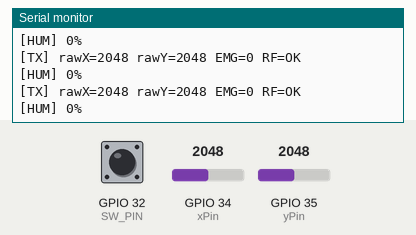
The sketch below on a simulated ESP32. Parts: the last lines printed to the serial monitor. Inputs (shaded band) come from the test bench; at power-on: GPIO 34 (xPin) = 2048, GPIO 35 (yPin) = 2048, GPIO 32 (SW_PIN) HIGH. No radio packets arrive unless stated.

Above: at 2.2 s.
2.3 s: GPIO 34 (xPin) set to 2866
At 2.33 s:
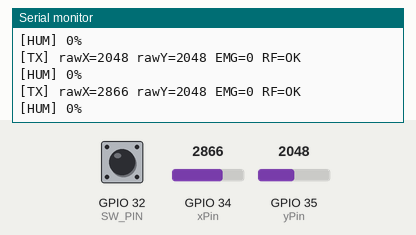
3.8 s: GPIO 35 (yPin) set to 2866
At 3.84 s:
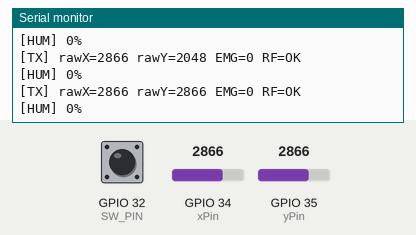
5.3 s: GPIO 32 (SW_PIN) pulled LOW for 0.15 s
6.9 s: GPIO 34 (xPin) set to 3603
At 6.92 s:
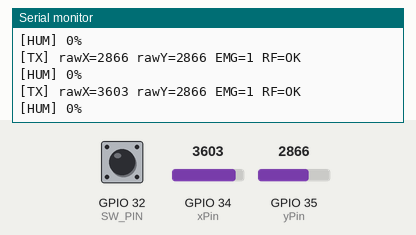
8.4 s: GPIO 32 (SW_PIN) pulled LOW for 1 s
10.9 s: GPIO 35 (yPin) set to 3603
At 10.93 s:
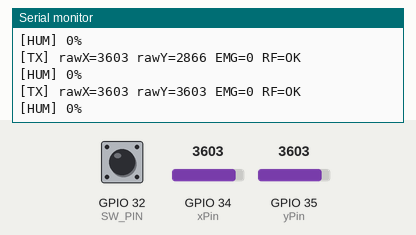
Timing chart, 0 to 13.4 s (numbered marks = the images above; inputs shaded):
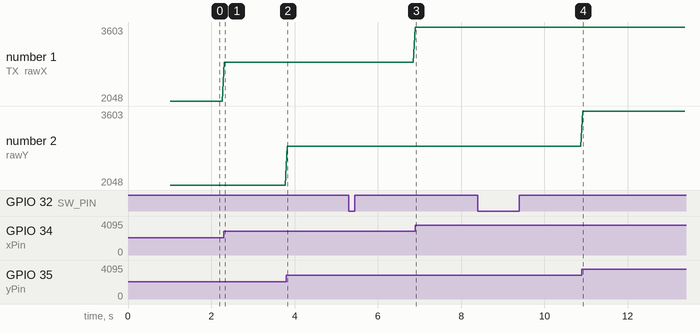

Measured:
- after the input at 2.3 s, the serial monitor: prints a new line at once (image 1)
- after the input at 3.8 s, the serial monitor: prints a new line at once (image 2)
- after the input at 6.9 s, the serial monitor: prints a new line at once (image 3)
- after the input at 10.9 s, the serial monitor: prints a new line at once (image 4)
- plotted number 1: 2048 → 2866 after the input at 2.3 s, 2866 → 3603 after the input at 6.9 s

The sketch:

esp32.ino
```cpp
/*
ESP32 CODE

 ____________________
| Joystick | ESP32   |
|----------|---------|
| VRX      | GPIO 34 |
| VRY      | GPIO 35 |
| SW       | GPIO 32 |
| VCC      | 3.3V    |
| GND      | GND     |
/////////////////////
 ________________
| RF24 | ESP32   |
|------|---------|
| CE   | GPIO 17 |
| CSN  | GPIO 5  |
| SCK  | GPIO 18 |
| MOSI | GPIO 23 |
| MISO | GPIO 19 |
/////////////////

*/


//  Dependances
#include <SPI.h>
#include <RF24.h>
#include <WiFi.h>
#include <WebServer.h>
// Variables de debug
#define DEBUG_TX   true
#define DEBUG_RF   false
#define DEBUG_HUM  true
#define DEBUG_NONE false


// Mise en place du WiFi
const char* AP_SSID = "Skimboute";
const char* AP_PASS = "skimboute1423";
WebServer server(80);

// Set-Up radio
RF24 radio(17, 5);
const byte address[6] = "00001";
//Constantes (pins)
const int xPin       = 34;
const int yPin       = 35;
const int SW_PIN     = 32;
const int DEADZONE   = 400;
const int ADC_CENTER = 2047;
//Récupérer la data du rf24
struct DataOut {
  int16_t x;
  int16_t y;
  bool    emergency;
} __attribute__((packed));

// Data de l'humidité
struct DataAck {
  int16_t humidity;
} __attribute__((packed));

DataOut dataOut;
DataAck dataAck;

// Variables
volatile int  g_rawX      = 0, g_rawY = 0;
volatile int  g_speedX    = 0, g_speedY = 0;
volatile int  g_microsL   = 1500, g_microsR = 1500;
volatile bool g_rfOk      = false;
volatile int  g_humidity  = 0;
volatile bool g_emergency = false;
bool g_emergencyLatch     = false; // toggle
bool g_lastSW             = false;
String g_dir = "IMMOBILE";

unsigned long g_lastPing  = 0;

portMUX_TYPE stateMux = portMUX_INITIALIZER_UNLOCKED;

// Logs à afficher sur le site
#define MAX_LOGS 50
String g_logs[MAX_LOGS];
int    g_logIndex = 0;
portMUX_TYPE logMux = portMUX_INITIALIZER_UNLOCKED;

void addLog(String msg) {
  portENTER_CRITICAL(&logMux);
  g_logs[g_logIndex % MAX_LOGS] = msg;
  g_logIndex++;
  portEXIT_CRITICAL(&logMux);
}

// Site Web 192.168.4.1
void handleRoot() {
  String html = R"(
<!DOCTYPE html><html><head>
<meta charset='utf-8'>
<meta name='viewport' content='width=device-width,initial-scale=1'>
<title>Skimboute</title>
<style>
  body{font-family:monospace;background:#111;color:#0f0;padding:16px;margin:0;}
  h1{color:#0ff;margin:0 0 12px;}
  .val{font-size:1.2em;margin:6px 0;}
  .dir{font-size:2em;color:#ff0;margin:12px 0;font-weight:bold;}
  .ok{color:#0f0;} .fail{color:#f00;}
  .hum{font-size:1.4em;color:#0ff;margin:8px 0;}
  .emergency{font-size:1.6em;color:#f00;font-weight:bold;
             padding:8px;border:2px solid #f00;display:none;margin:8px 0;}
  .emergency.active{display:block;}
  #logs{background:#000;border:1px solid #333;padding:10px;height:200px;
        overflow-y:auto;font-size:0.85em;color:#aaa;margin-top:12px;}
  .log-entry{border-bottom:1px solid #1a1a1a;padding:3px 0;}
</style>
<script>
  let lastLog = 0;

  setInterval(()=>{
    fetch('/data').then(r=>r.json()).then(d=>{
      document.getElementById('rawX').innerText  = d.rawX;
      document.getElementById('rawY').innerText  = d.rawY;
      document.getElementById('sX').innerText    = d.speedX;
      document.getElementById('sY').innerText    = d.speedY;
      document.getElementById('mL').innerText    = d.microsL;
      document.getElementById('mR').innerText    = d.microsR;
      document.getElementById('dir').innerText   = d.dir;
      document.getElementById('hum').innerText   = d.humidity + '%';
      document.getElementById('rf').innerText    = d.rfOk ? 'Connecté' : 'Signal perdu';
      document.getElementById('rf').className    = d.rfOk ? 'ok' : 'fail';
      let em = document.getElementById('emerg');
      em.className = 'emergency' + (d.emergency ? ' active' : '');
    });
  }, 100);

  setInterval(()=>{
    fetch('/logs?from='+lastLog).then(r=>r.json()).then(d=>{
      if(d.entries.length === 0) return;
      lastLog = d.next;
      let box = document.getElementById('logs');
      d.entries.forEach(e=>{
        let div = document.createElement('div');
        div.className = 'log-entry';
        div.innerText = e;
        box.appendChild(div);
      });
      box.scrollTop = box.scrollHeight;
    });
  }, 500);
</script>
</head><body>
<h1>🏄 Skimboute</h1>
<div class='emergency' id='emerg'>🚨 ARRÊT D'URGENCE ACTIVÉ</div>
<div class='hum'>💧 Humidité: <b id='hum'>-</b></div>
<div class='dir' id='dir'>-</div>
<div class='val'>Motor L: <b id='mL'>-</b> µs | Motor R: <b id='mR'>-</b> µs</div>
<div class='val'>speedX: <b id='sX'>-</b> | speedY: <b id='sY'>-</b></div>
<div class='val'>rawX: <b id='rawX'>-</b> | rawY: <b id='rawY'>-</b></div>
<div class='val'>Radio: <b id='rf'>-</b></div>
<div id='logs'></div>
</body></html>
)";
  server.send(200, "text/html", html);
}
// Recup / Afficher la data sur le site
void handleData() {
  String json = "{";
  json += "\"rawX\":"      + String(g_rawX)      + ",";
  json += "\"rawY\":"      + String(g_rawY)      + ",";
  json += "\"speedX\":"    + String(g_speedX)    + ",";
  json += "\"speedY\":"    + String(g_speedY)    + ",";
  json += "\"microsL\":"   + String(g_microsL)   + ",";
  json += "\"microsR\":"   + String(g_microsR)   + ",";
  json += "\"humidity\":"  + String(g_humidity)  + ",";
  json += "\"dir\":\""     + g_dir               + "\",";
  json += "\"emergency\":" + String(g_emergencyLatch ? "true" : "false") + ",";
  json += "\"rfOk\":"      + String(g_rfOk ? "true" : "false");
  json += "}";
  server.send(200, "application/json", json);
}

// Répond à la requête GET /logs — envoie les derniers logs au navigateur
void handleLogs() {
  int from    = server.hasArg("from") ? server.arg("from").toInt() : 0; // là où le navigateur s'est arrêté
  int current = g_logIndex;                                              // nombre total de logs enregistrés
  int start   = max(from, current - MAX_LOGS);                          // on remonte pas plus loin que le buffer

  String json = "{\"entries\":[";
  bool first  = true;

  for (int i = start; i < current; i++) {
    String entry = g_logs[i % MAX_LOGS]; // lecture dans le tableau circulaire
    if (entry.length() == 0) continue;   // ligne vide, on passe
    if (!first) json += ",";
    entry.replace("\"", "\\\"");         // guillemets dans le texte → on les échappe
    json += "\"" + entry + "\"";
    first = false;
  }

  json += "],\"next\":" + String(current) + "}"; // "next" = index à renvoyer au prochain appel
  server.send(200, "application/json", json);
}

// Tache du module rf24 sur le core 1
void rfTask(void* pvParameters) {
  while(1) {
    int rawX = analogRead(xPin);
    int rawY = analogRead(yPin);
    bool sw  = (digitalRead(SW_PIN) == LOW);

    // Toggle urgence sur front montant bouton
    if (sw && !g_lastSW) {
      g_emergencyLatch = !g_emergencyLatch;
      if (g_emergencyLatch) addLog("[URGENCE] Arrêt d'urgence ACTIVÉ");
      else                  addLog("[URGENCE] Arrêt d'urgence désactivé");
    }
    g_lastSW = sw;

    int cx = rawX - ADC_CENTER;
    int cy = rawY - ADC_CENTER;
    if (abs(cx) < DEADZONE) cx = 0;
    if (abs(cy) < DEADZONE) cy = 0;

    dataOut.x         = (int16_t)cx;
    dataOut.y         = (int16_t)cy;
    dataOut.emergency = g_emergencyLatch;

    unsigned long t = micros();
    bool ok = radio.write(&dataOut, sizeof(dataOut));
    unsigned long latency = micros() - t;

    // Direction — alignée avec RX
    int sY = 0, sX = 0;
    if (abs(cx) >= DEADZONE) sY = -map(cx, -ADC_CENTER, ADC_CENTER, -100, 100);
    if (abs(cy) >= DEADZONE) sX = -map(cy, -ADC_CENTER, ADC_CENTER, -100, 100);

    int mL = constrain(map(sY + sX, -100, 100, 1000, 2000), 1000, 2000);
    int mR = constrain(map(sY - sX, -100, 100, 1000, 2000), 1000, 2000);

    portENTER_CRITICAL(&stateMux);
    g_rfOk   = ok;
    g_rawX   = rawX; g_rawY = rawY;
    g_speedX = sX;   g_speedY = sY;
    g_microsL = mL;  g_microsR = mR;
    if      (sY == 0 && sX == 0)      g_dir = "IMMOBILE";
    else if (sY > 0  && abs(sX) < 20) g_dir = "AVANCE";
    else if (sY < 0  && abs(sX) < 20) g_dir = "RECULE";
    else if (sX > 0  && abs(sY) < 20) g_dir = "DROITE";
    else if (sX < 0  && abs(sY) < 20) g_dir = "GAUCHE";
    else                               g_dir = "MIXTE";
    portEXIT_CRITICAL(&stateMux);

    if (!ok) addLog("[RF] Signal perdu");

    // ACK payload humidité
    if (ok && radio.isAckPayloadAvailable()) {
      radio.read(&dataAck, sizeof(dataAck));
      // Capteur: 0=trempé, 1023=sec -> inverser
      int hum = map(dataAck.humidity, 0, 1023, 0, 100);
      hum = constrain(hum, 0, 100);
      portENTER_CRITICAL(&stateMux);
      g_humidity = hum;
      portEXIT_CRITICAL(&stateMux);
    }

    // Ping toutes les 10 secondes
    unsigned long now = millis();
    if (now - g_lastPing >= 10000) {
    // Dans le ping log:
      addLog("[PING] RF=" + String(ok ? "OK" : "FAIL") +
             " latence=" + String(latency/1000) + "ms" +
             " HUM=" + String(g_humidity) + "%" +
           " DIR=" + g_dir);
      g_lastPing = now;
    }

    if (!DEBUG_NONE && DEBUG_TX) {
      Serial.print("[TX] rawX="); Serial.print(rawX);
      Serial.print(" rawY="); Serial.print(rawY);
      Serial.print(" EMG="); Serial.print(g_emergencyLatch);
      Serial.print(" RF="); Serial.println(ok ? "OK" : "FAIL");
    }
    if (!DEBUG_NONE && DEBUG_HUM) {
      Serial.print("[HUM] "); Serial.print(g_humidity); Serial.println("%");
    }

    vTaskDelay(50 / portTICK_PERIOD_MS);
  }
}

// Tache Wifi sur le core 0
void wifiTask(void* pvParameters) {
  while(1) {
    server.handleClient();
    vTaskDelay(10 / portTICK_PERIOD_MS);
  }
}

void setup() {
  Serial.begin(115200);
  delay(1000);
  pinMode(SW_PIN, INPUT_PULLUP);
  if (!DEBUG_NONE) Serial.println("[BOOT] ESP32 start");

  if (!radio.begin()) {
    Serial.println("[ERR] radio FAIL");
    while(1) { delay(100); }
  }
  radio.setPALevel(RF24_PA_MIN);
  radio.enableAckPayload();
  radio.openWritingPipe(address);
  radio.stopListening();
  if (!DEBUG_NONE) Serial.println("[OK] RF24 PRET");

  WiFi.softAP(AP_SSID, AP_PASS);
  if (!DEBUG_NONE) {
    Serial.print("[WiFi] AP: "); Serial.println(AP_SSID);
    Serial.print("[WiFi] IP: "); Serial.println(WiFi.softAPIP());
  }

  server.on("/",     handleRoot);
  server.on("/data", handleData);
  server.on("/logs", handleLogs);
  server.begin();
  if (!DEBUG_NONE) Serial.println("[OK] Serveur Web Pret");

  addLog("[BOOT] Skimbote démarré");

  xTaskCreatePinnedToCore(rfTask,   "RF",   4096, NULL, 1, NULL, 1);
  xTaskCreatePinnedToCore(wifiTask, "WiFi", 4096, NULL, 1, NULL, 0);
}

void loop() {
  vTaskDelay(1000 / portTICK_PERIOD_MS);
}
```
